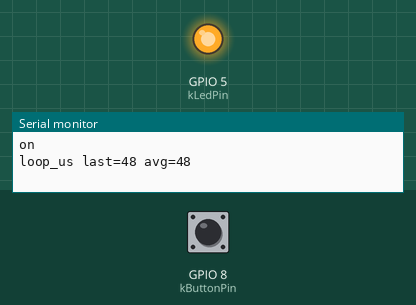
Recording of a program running on a simulated ESP32. Shown: output pins drawn as LEDs (lit = HIGH), the last lines printed to the serial monitor. Dashed ring = blinking. The inputs (shaded band) are chosen by the test bench; at power-on: GPIO 8 (kButtonPin) LOW.

Above: at 1.2 s.
1.3 s: GPIO 8 (kButtonPin) pulled HIGH for 0.15 s
At 2.4 s:
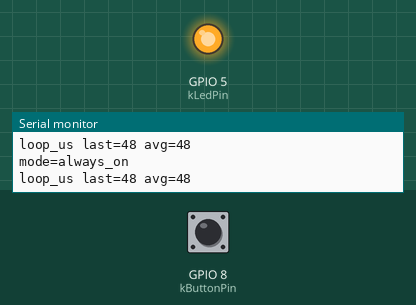
2.9 s: GPIO 8 (kButtonPin) pulled HIGH for 1 s
At 3.2 s:
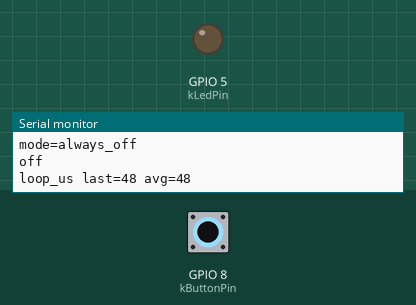
5.4 s: GPIO 8 (kButtonPin) driven HIGH
At 6.2 s:
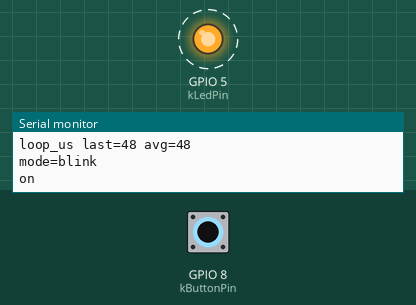
Timing chart, 0 to 12.9 s (numbered marks = the images above; inputs shaded):
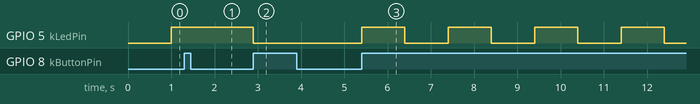

The program:

main.cpp
```cpp
#include <Arduino.h>

// Compile-time configuration used across the app.
class AppConfig {
public:
  // Serial monitor speed.
  static constexpr uint32_t kBaudrate = 115200;
  // GPIO for the onboard/external LED.
  static constexpr uint8_t kLedPin = 5;
  // GPIO where the button module OUT pin is connected.
  static constexpr uint8_t kButtonPin = 8;
  // Blink period in Blink mode.
  static constexpr uint32_t kBlinkIntervalMs = 1000;
  // Software debounce window for button events from ISR.
  static constexpr uint32_t kButtonDebounceMs = 150;
  // Reserved for future short-press behavior.
  static const uint8_t kShortPressBlinkCount = 3;
  // Print loop timing stats every N iterations.
  static constexpr uint16_t kLoopReportEveryIterations = 1000;
};

// Physical LED level abstraction.
enum class LedState : uint8_t {
  Off,
  On
};

// Logical behavior modes switched by button presses.
enum class LedMode : uint8_t {
  Blink,
  AlwaysOn,
  AlwaysOff
};

// Thin hardware wrapper for LED pin operations.
class Led {
public:
  explicit Led(uint8_t pin) : pin_(pin) {}

  // Configure LED pin as output.
  void init() const {
    pinMode(pin_, OUTPUT);
  }

  // Apply logical LED state to hardware pin.
  void set(LedState state) const {
    digitalWrite(pin_, state == LedState::On ? HIGH : LOW);
  }

private:
  uint8_t pin_;
};

// Runtime state container to avoid scattered globals.
struct AppState {
  Led led{AppConfig::kLedPin};
  LedMode currentMode = LedMode::Blink;
  LedState currentState = LedState::Off;
  // Last timestamp when LED toggled in Blink mode.
  uint32_t lastToggleMs = {};
  // Last accepted button event timestamp (debounce).
  uint32_t lastButtonHandledMs = {};
  // Loop performance counters.
  uint32_t loopIterations = {};
  uint64_t loopDurationUsTotal = {};
  // ISR-to-loop event flag.
  volatile bool buttonPressed = false;
};

AppState app;

// ISR must be minimal: only signal an event.
void IRAM_ATTR onButtonPressedIsr() {
  app.buttonPressed = true;
}

// Cycle mode order: Blink -> AlwaysOn -> AlwaysOff -> Blink.
void goToNextMode() {
  switch (app.currentMode) {
    case LedMode::Blink:
      app.currentMode = LedMode::AlwaysOn;
      break;
    case LedMode::AlwaysOn:
      app.currentMode = LedMode::AlwaysOff;
      break;
    case LedMode::AlwaysOff:
    default:
      app.currentMode = LedMode::Blink;
      break;
  }
}

// One non-blocking superloop step for LED behavior.
void runSuperloopStep(uint32_t now) {
  if (app.currentMode == LedMode::Blink) {
    if (now - app.lastToggleMs < AppConfig::kBlinkIntervalMs) {
      return;
    }

    app.lastToggleMs = now;
    app.currentState =
        (app.currentState == LedState::On) ? LedState::Off : LedState::On;
    app.led.set(app.currentState);
    Serial.println(app.currentState == LedState::On ? "on" : "off");
    return;
  }

  const LedState targetState =
      (app.currentMode == LedMode::AlwaysOn) ? LedState::On : LedState::Off;
  if (app.currentState != targetState) {
    app.currentState = targetState;
    app.led.set(app.currentState);
    Serial.println(app.currentState == LedState::On ? "on" : "off");
  }
}

// Hardware setup: serial, LED pin, button interrupt.
void setup() {
  Serial.begin(AppConfig::kBaudrate);
  app.led.init();
  app.led.set(app.currentState);

  pinMode(AppConfig::kButtonPin, INPUT);
  attachInterrupt(
      digitalPinToInterrupt(AppConfig::kButtonPin), onButtonPressedIsr, RISING);
}

// Main superloop: consume button events, run LED logic, report timing.
void loop() {
  const uint32_t startedUs = micros();
  const uint32_t now = millis();

  // Copy-and-clear ISR flag inside a very short critical section.
  bool pressed = false;
  noInterrupts();
  if (app.buttonPressed) {
    app.buttonPressed = false;
    pressed = true;
  }
  interrupts();

  // Handle debounced button event in normal (non-ISR) context.
  if (pressed) {
    if (now - app.lastButtonHandledMs >= AppConfig::kButtonDebounceMs) {
      app.lastButtonHandledMs = now;
      goToNextMode();

      const char *modeText = "blink";
      if (app.currentMode == LedMode::AlwaysOn) {
        modeText = "always_on";
      } else if (app.currentMode == LedMode::AlwaysOff) {
        modeText = "always_off";
      }

      Serial.print("mode=");
      Serial.println(modeText);
    }
  }

  runSuperloopStep(now);
  const uint32_t loopDurationUs = micros() - startedUs;

  // Optional loop-time statistics for performance visibility.
  ++app.loopIterations;
  app.loopDurationUsTotal += loopDurationUs;
  if (app.loopIterations >= AppConfig::kLoopReportEveryIterations) {
    const uint32_t avgLoopDurationUs =
        static_cast<uint32_t>(app.loopDurationUsTotal / app.loopIterations);
    Serial.print("loop_us last=");
    Serial.print(loopDurationUs);
    Serial.print(" avg=");
    Serial.println(avgLoopDurationUs);

    app.loopIterations = {};
    app.loopDurationUsTotal = {};
  }
}
```

Measured:
- after the input at 1.3 s, GPIO 5 (kLedPin): stays HIGH (without the input it goes to LOW after 0.70 s)
- after the input at 2.9 s, GPIO 5 (kLedPin): HIGH → LOW at once
- after the input at 5.4 s, GPIO 5 (kLedPin): alternates HIGH for 1.0 s and LOW for 1.0 s, starting at once
